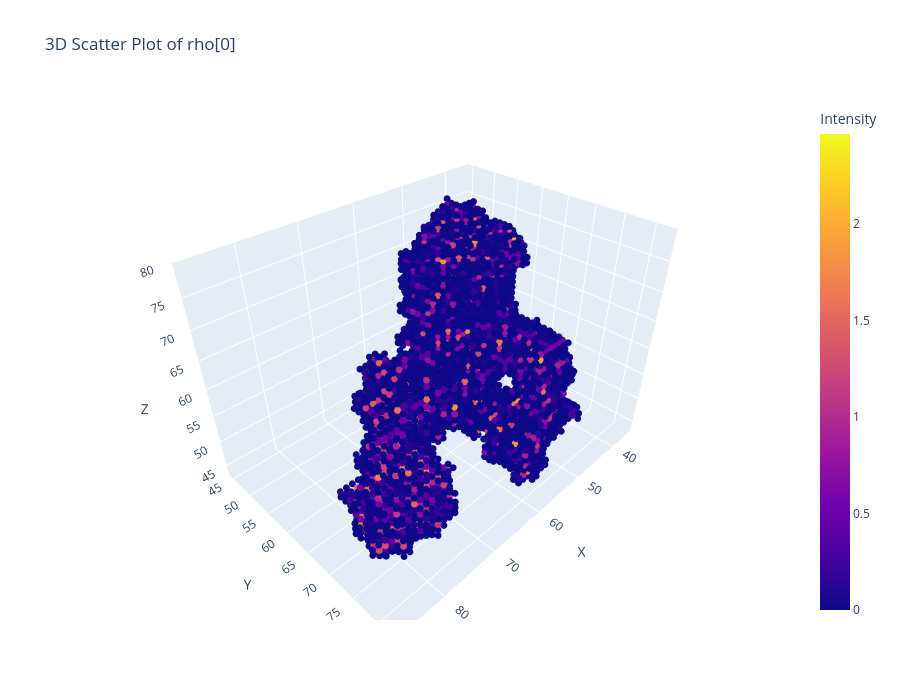

Here is the notebook cell this chart was saved with:
### Code cell
# Get the 3D volume
volume = rho[49]
 
# Create coordinate grids
x, y, z = np.meshgrid(range(128), range(128), range(128), indexing='ij')

# Flatten everything
x_flat = x.flatten()
y_flat = y.flatten()
z_flat = z.flatten()
values_flat = volume.flatten()

# Filter by threshold to avoid plotting all 2M+ points
threshold = 1e-5 # volume.max() * 0.5  # adjust as needed
mask = values_flat > threshold

# Create 3D scatter plot
fig = go.Figure(data=[go.Scatter3d(
    x=x_flat[mask],
    y=y_flat[mask],
    z=z_flat[mask],
    mode='markers',
    marker=dict(
        size=4,
        color=values_flat[mask],
        colorscale='plasma',
        showscale=True,
        colorbar=dict(title="Intensity")
    )
)])

fig.update_layout(
    title='3D Scatter Plot of rho[0]',
    scene=dict(
        xaxis_title='X',
        yaxis_title='Y',
        zaxis_title='Z'
    ),
    width=900,
    height=700
)

fig.show()

### Figure 1 — Plotly figure (JSON) as saved in the notebook; plotly's stock layout.template omitted (floating-point values rounded to 4 significant figures; data arrays with more than 128 entries replaced by an {"elided": "..."} marker saying what was removed)
{"data": [{"marker": {"color": {"elided": "9885 float values"}, "colorbar": {"title": {"text": "Intensity"}}, "colorscale": [[0, "#0d0887"], [0.1111, "#46039f"], [0.2222, "#7201a8"], [0.3333, "#9c179e"], [0.4444, "#bd3786"], [0.5556, "#d8576b"], [0.6667, "#ed7953"], [0.7778, "#fb9f3a"], [0.8889, "#fdca26"], [1, "#f0f921"]], "showscale": true, "size": 4}, "mode": "markers", "type": "scatter3d", "x": {"elided": "9885 int values"}, "y": {"elided": "9885 int values"}, "z": {"elided": "9885 int values"}}], "layout": {"height": 700, "scene": {"xaxis": {"title": {"text": "X"}}, "yaxis": {"title": {"text": "Y"}}, "zaxis": {"title": {"text": "Z"}}}, "title": {"text": "3D Scatter Plot of rho[0]"}, "width": 900}}
